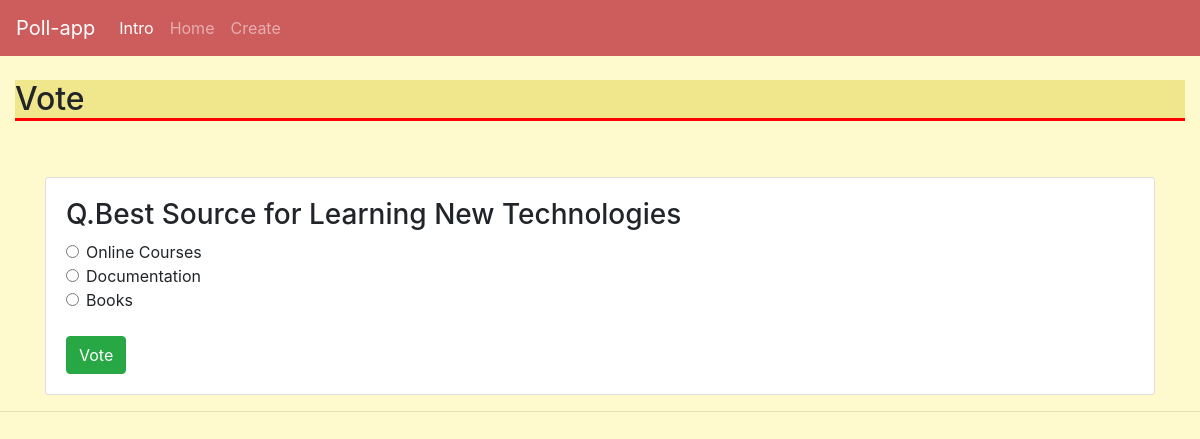
The app's page /vote/6/ with its own data.
### app1/models.py (models this page shows, shortened)
class Createpoll(models.Model):
    que = models.TextField(max_length=500, null=True)
    opt1 = models.CharField(max_length=100, null=True)
    opt2 = models.CharField(max_length=100, null=True)
    opt3 = models.CharField(max_length=100, null=True)
    vo1 = models.IntegerField(null=True, default=0)
    vo2 = models.IntegerField(null=True, default=0)
    vo3 = models.IntegerField(null=True, default=0)

### app1/views.py (the view)
# urls.py: path('vote/<str:pk>/', views.vote, name='vote'),
def vote(request, pk):
    quev = Createpoll.objects.get(id=pk)
    context = {'quev': quev}
    return render(request, 'app1/vote.html', context)

### app1/templates/app1/vote.html (shortened to what this page needs)
{% extends 'app1/main.html' %}
{% block content %}
<br>
<h2 style="border-bottom: 3px solid red;
  background-color: khaki;">Vote</h2>
<br>
<div class="container mt-4" >
    <form action="{% url 'result' quev.id %}" method="POST">
        <div class="card">
            <div class="card-body">
                <h3>Q.{{quev.que}}</h3>
                    <div class="form-check">
                        <input class="form-check-input" type="radio" name="option" id="exampleRadios1" value="{{quev.opt1}}">
                            <label class="form-check-label" for="exampleRadios1">
                              {{quev.opt1}}
                            </label>
                            <br>
                            <input class="form-check-input" type="radio" name="option" id="exampleRadios1" value="{{quev.opt2}}">
                            <label class="form-check-label" for="exampleRadios1">
                              {{quev.opt2}}
                            </label>
                            <br>
                            <input class="form-check-input" type="radio" name="option" id="exampleRadios1" value="{{quev.opt3}}">
                            <label class="form-check-label" for="exampleRadios1">
                              {{quev.opt3}}
                            </label>
                    </div>
                <br>
                <button type="submit" class="btn btn-success">Vote</button>
            </div>
        </div>
    </form>
</div>
{% endblock %}

### app1/templates/app1/main.html (style rules this page uses)
body { background-color: #FFFACD; }

### records on screen
Createpoll: que "Best Source for Learning New Technologies", opt1 "Online Courses", opt2 "Documentation", opt3 "Books"
